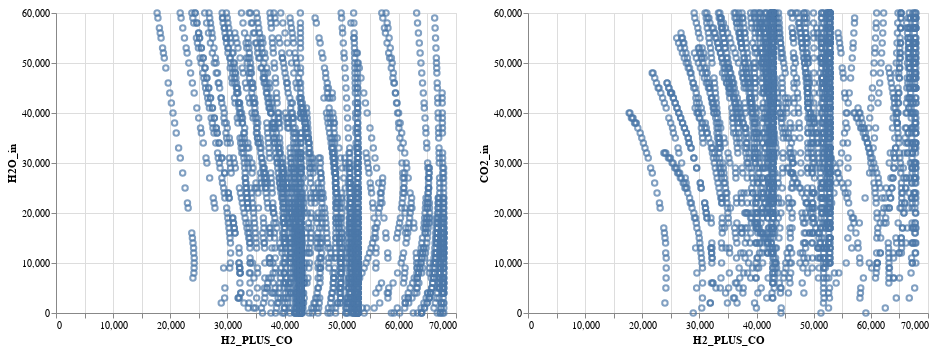

This figure's notebook cell:
### Code cell
#CO and H2 ins
h20_in_vssum = alt.Chart(merged_subset).mark_point().encode(
    alt.X("H2_PLUS_CO"),
    alt.Y('H2O_in')
    )
co2_in_vssum = alt.Chart(merged_subset).mark_point().encode(
    alt.X("H2_PLUS_CO"),
    alt.Y('_in')
    )
h20_in_vssum | co2_in_vssum

### Figure 1 — Vega-Lite specification as saved in the notebook (floating-point values rounded to 4 significant figures; data arrays with more than 128 entries replaced by an {"elided": "..."} marker saying what was removed)
{"config": {"view": {"continuousWidth": 400, "continuousHeight": 300}}, "hconcat": [{"mark": "point", "encoding": {"x": {"type": "quantitative", "field": "H2_PLUS_CO"}, "y": {"type": "quantitative", "field": "H2O_in"}}}, {"mark": "point", "encoding": {"x": {"type": "quantitative", "field": "H2_PLUS_CO"}, "y": {"type": "quantitative", "field": "CO2_in"}}}], "data": {"name": "data-72875fbd53faa23d0021dc23fa54c9f3"}, "$schema": "https://vega.github.io/schema/vega-lite/v4.8.1.json", "datasets": {"data-72875fbd53faa23d0021dc23fa54c9f3": {"elided": "3186 records"}}}
